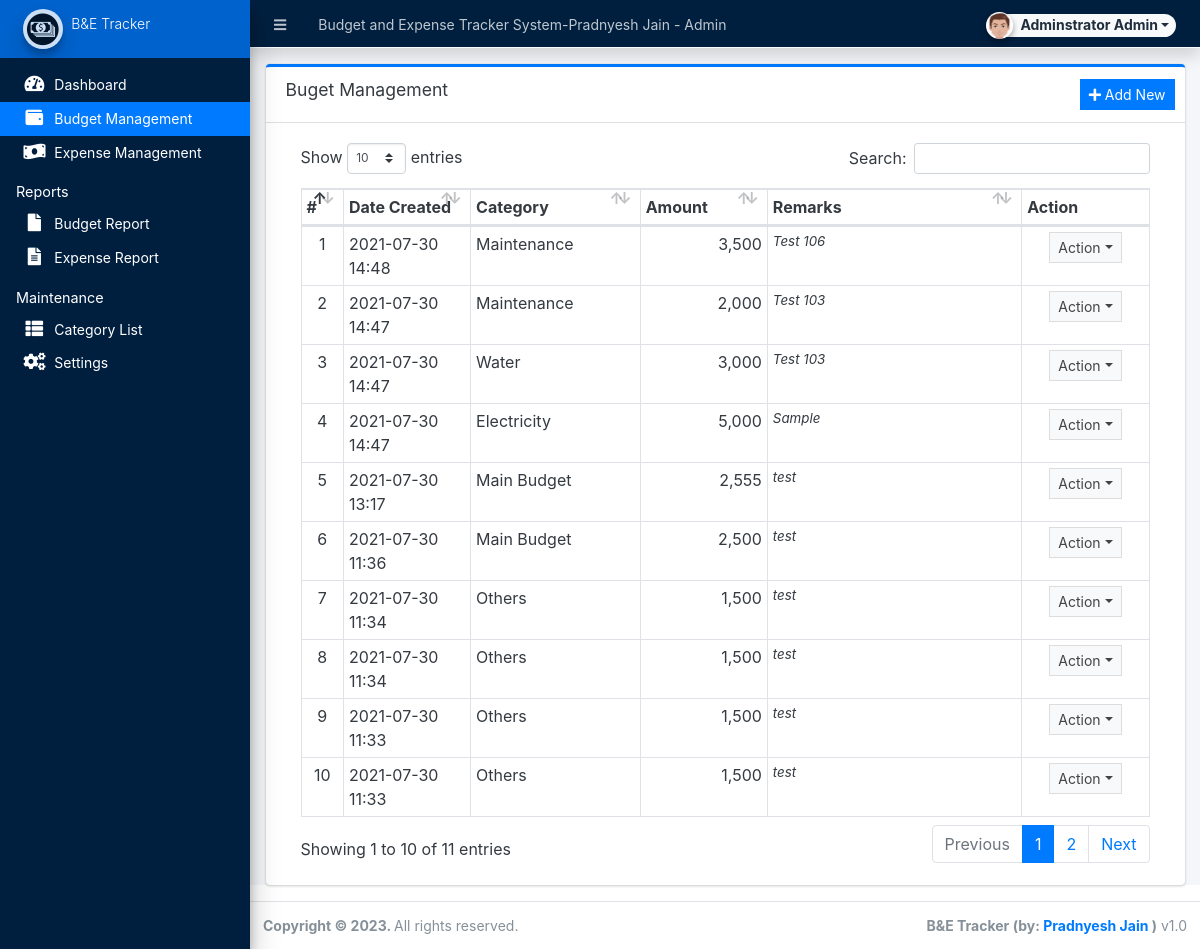
The page /admin/?page=budget (signed in) on the database its author committed.
### tables this page shows
CREATE TABLE `running_balance` (
  `id` int(30) NOT NULL,
  `balance_type` tinyint(1) NOT NULL COMMENT '1=budget, 2=expense',
  `category_id` int(30) NOT NULL,
  `amount` float NOT NULL,
  `remarks` text NOT NULL,
  `user_id` text NOT NULL,
  `date_created` datetime NOT NULL DEFAULT current_timestamp(),
  `date_updated` datetime DEFAULT NULL ON UPDATE current_timestamp()
);

CREATE TABLE `categories` (
  `id` int(30) NOT NULL,
  `category` varchar(250) NOT NULL,
  `description` text DEFAULT NULL,
  `status` tinyint(1) NOT NULL DEFAULT 1,
  `balance` float NOT NULL DEFAULT 0,
  `date_created` datetime NOT NULL DEFAULT current_timestamp(),
  `date_updated` datetime DEFAULT NULL ON UPDATE current_timestamp()
);

### admin/budget/index.php (the view, shortened to what this page needs)
<div class="card card-outline card-primary">
	<div class="card-header">
		<h3 class="card-title">Buget Management</h3>
		<div class="card-tools">
			<a href="javascript:void(0)" id="manage_budget" class="btn btn-flat btn-sm btn-primary"><span class="fas fa-plus"></span>  Add New</a>
		</div>
	</div>
	<div class="card-body">
		<div class="container-fluid">
        <div class="container-fluid">
			<table class="table table-bordered table-stripped">
				<colgroup>
					<col width="5%">
					<col width="15%">
					<col width="20%">
					<col width="15%">
					<col width="30%">
					<col width="15%">
				</colgroup>
				<thead>
					<tr>
						<th>#</th>
						<th>Date Created</th>
						<th>Category</th>
						<th>Amount</th>
						<th>Remarks</th>
						<th>Action</th>
					</tr>
				</thead>
				<tbody>
					<?php
					$i = 1;
						$qry = $conn->query("SELECT r.*,c.category,c.balance from `running_balance` r inner join `categories` c on r.category_id = c.id where c.status=1 and r.balance_type = 1 order by unix_timestamp(r.date_created) desc");
						while($row = $qry->fetch_assoc()):
							foreach($row as $k=> $v){
								$row[$k] = trim(stripslashes($v));
							}
                            $row['remarks'] = strip_tags(stripslashes(html_entity_decode($row['remarks'])));
					?>
						<tr>
							<td class="text-center"><?php echo $i++; ?></td>
							<td><?php echo date("Y-m-d H:i",strtotime($row['date_created'])) ?></td>
							<td><?php echo $row['category'] ?></td>
							<td ><p class="m-0 text-right"><?php echo number_format($row['amount']) ?></p></td>
							<td ><p class="m-0 truncate"><?php echo ($row['remarks']) ?></p></td>
							<td align="center">
								 <button type="button" class="btn btn-flat btn-default btn-sm dropdown-toggle dropdown-icon" data-toggle="dropdown">
				                  		Action
				                  </button>
							</td>
						</tr>
					<?php endwhile; ?>
				</tbody>
			</table>
		</div>
		</div>
	</div>
</div>

### rows shown on the page
running_balance: date_created "2021-07-30 14:48", category.category "Maintenance", amount "3,500", remarks "Test 106"
running_balance: date_created "2021-07-30 14:47", category.category "Maintenance", amount "2,000", remarks "Test 103"
running_balance: date_created "2021-07-30 14:47", category.category "Water", amount "3,000", remarks "Test 103"
running_balance: date_created "2021-07-30 14:47", category.category "Electricity", amount "5,000", remarks "Sample"
running_balance: date_created "2021-07-30 13:17", category.category "Main Budget", amount "2,555", remarks "test"
running_balance: date_created "2021-07-30 11:36", category.category "Main Budget", amount "2,500", remarks "test"
running_balance: date_created "2021-07-30 11:34", category.category "Others", amount "1,500", remarks "test"
running_balance: date_created "2021-07-30 11:34", category.category "Others", amount "1,500", remarks "test"
running_balance: date_created "2021-07-30 11:33", category.category "Others", amount "1,500", remarks "test"
running_balance: date_created "2021-07-30 11:33", category.category "Others", amount "1,500", remarks "test"

### other values the page prints
$_settings->info('name') "Budget and Expense Tracker System-Pradnyesh Jain"
$_settings->userdata('firstname').' '.$_settings->userdata('lastname') "Adminstrator Admin"
$_settings->info('short_name') "B&E Tracker"
